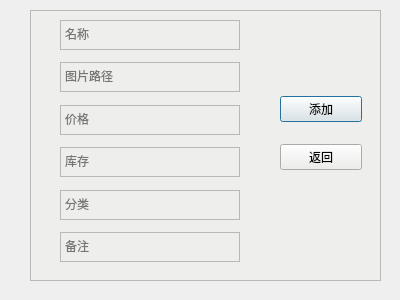
<?xml version="1.0" encoding="UTF-8"?>
<ui version="4.0">
 <class>Dialogchange</class>
 <widget class="QDialog" name="Dialogchange">
  <property name="geometry">
   <rect>
    <x>0</x>
    <y>0</y>
    <width>400</width>
    <height>300</height>
   </rect>
  </property>
  <property name="windowTitle">
   <string>Dialog</string>
  </property>
  <widget class="QFrame" name="frame">
   <property name="geometry">
    <rect>
     <x>30</x>
     <y>10</y>
     <width>351</width>
     <height>271</height>
    </rect>
   </property>
   <property name="styleSheet">
    <string notr="true">background-color: rgb(238, 238, 236);</string>
   </property>
   <property name="frameShape">
    <enum>QFrame::StyledPanel</enum>
   </property>
   <property name="frameShadow">
    <enum>QFrame::Raised</enum>
   </property>
   <widget class="QWidget" name="layoutWidget">
    <property name="geometry">
     <rect>
      <x>250</x>
      <y>70</y>
      <width>82</width>
      <height>107</height>
     </rect>
    </property>
    <layout class="QVBoxLayout" name="verticalLayout">
     <item>
      <widget class="QPushButton" name="pushButton_add">
       <property name="text">
        <string>添加</string>
       </property>
      </widget>
     </item>
     <item>
      <widget class="QPushButton" name="pushButton_ret">
       <property name="text">
        <string>返回</string>
       </property>
      </widget>
     </item>
    </layout>
   </widget>
   <widget class="QWidget" name="layoutWidget_2">
    <property name="geometry">
     <rect>
      <x>30</x>
      <y>10</y>
      <width>182</width>
      <height>242</height>
     </rect>
    </property>
    <layout class="QVBoxLayout" name="verticalLayout_2">
     <item>
      <widget class="QTextEdit" name="textEdit_name">
       <property name="minimumSize">
        <size>
         <width>180</width>
         <height>30</height>
        </size>
       </property>
       <property name="maximumSize">
        <size>
         <width>180</width>
         <height>30</height>
        </size>
       </property>
       <property name="placeholderText">
        <string>名称</string>
       </property>
      </widget>
     </item>
     <item>
      <spacer name="verticalSpacer_5">
       <property name="orientation">
        <enum>Qt::Vertical</enum>
       </property>
       <property name="sizeHint" stdset="0">
        <size>
         <width>20</width>
         <height>40</height>
        </size>
       </property>
      </spacer>
     </item>
     <item>
      <widget class="QTextEdit" name="textEdit_path">
       <property name="minimumSize">
        <size>
         <width>180</width>
         <height>30</height>
        </size>
       </property>
       <property name="maximumSize">
        <size>
         <width>180</width>
         <height>30</height>
        </size>
       </property>
       <property name="placeholderText">
        <string>图片路径</string>
       </property>
      </widget>
     </item>
     <item>
      <spacer name="verticalSpacer_6">
       <property name="orientation">
        <enum>Qt::Vertical</enum>
       </property>
       <property name="sizeHint" stdset="0">
        <size>
         <width>20</width>
         <height>40</height>
        </size>
       </property>
      </spacer>
     </item>
     <item>
      <widget class="QTextEdit" name="textEdit_money">
       <property name="minimumSize">
        <size>
         <width>180</width>
         <height>30</height>
        </size>
       </property>
       <property name="maximumSize">
        <size>
         <width>180</width>
         <height>30</height>
        </size>
       </property>
       <property name="placeholderText">
        <string>价格</string>
       </property>
      </widget>
     </item>
     <item>
      <spacer name="verticalSpacer_7">
       <property name="orientation">
        <enum>Qt::Vertical</enum>
       </property>
       <property name="sizeHint" stdset="0">
        <size>
         <width>20</width>
         <height>40</height>
        </size>
       </property>
      </spacer>
     </item>
     <item>
      <widget class="QTextEdit" name="textEdit_conut">
       <property name="minimumSize">
        <size>
         <width>180</width>
         <height>30</height>
        </size>
       </property>
       <property name="maximumSize">
        <size>
         <width>180</width>
         <height>30</height>
        </size>
       </property>
       <property name="placeholderText">
        <string>库存</string>
       </property>
      </widget>
     </item>
     <item>
      <spacer name="verticalSpacer_8">
       <property name="orientation">
        <enum>Qt::Vertical</enum>
       </property>
       <property name="sizeHint" stdset="0">
        <size>
         <width>20</width>
         <height>40</height>
        </size>
       </property>
      </spacer>
     </item>
     <item>
      <widget class="QTextEdit" name="textEdit_claasi">
       <property name="minimumSize">
        <size>
         <width>180</width>
         <height>30</height>
        </size>
       </property>
       <property name="maximumSize">
        <size>
         <width>180</width>
         <height>30</height>
        </size>
       </property>
       <property name="placeholderText">
        <string>分类</string>
       </property>
      </widget>
     </item>
     <item>
      <spacer name="verticalSpacer_10">
       <property name="orientation">
        <enum>Qt::Vertical</enum>
       </property>
       <property name="sizeHint" stdset="0">
        <size>
         <width>20</width>
         <height>40</height>
        </size>
       </property>
      </spacer>
     </item>
     <item>
      <widget class="QTextEdit" name="textEdit_notes">
       <property name="minimumSize">
        <size>
         <width>180</width>
         <height>30</height>
        </size>
       </property>
       <property name="maximumSize">
        <size>
         <width>180</width>
         <height>30</height>
        </size>
       </property>
       <property name="placeholderText">
        <string>备注</string>
       </property>
      </widget>
     </item>
    </layout>
   </widget>
  </widget>
 </widget>
 <resources/>
 <connections/>
</ui>
